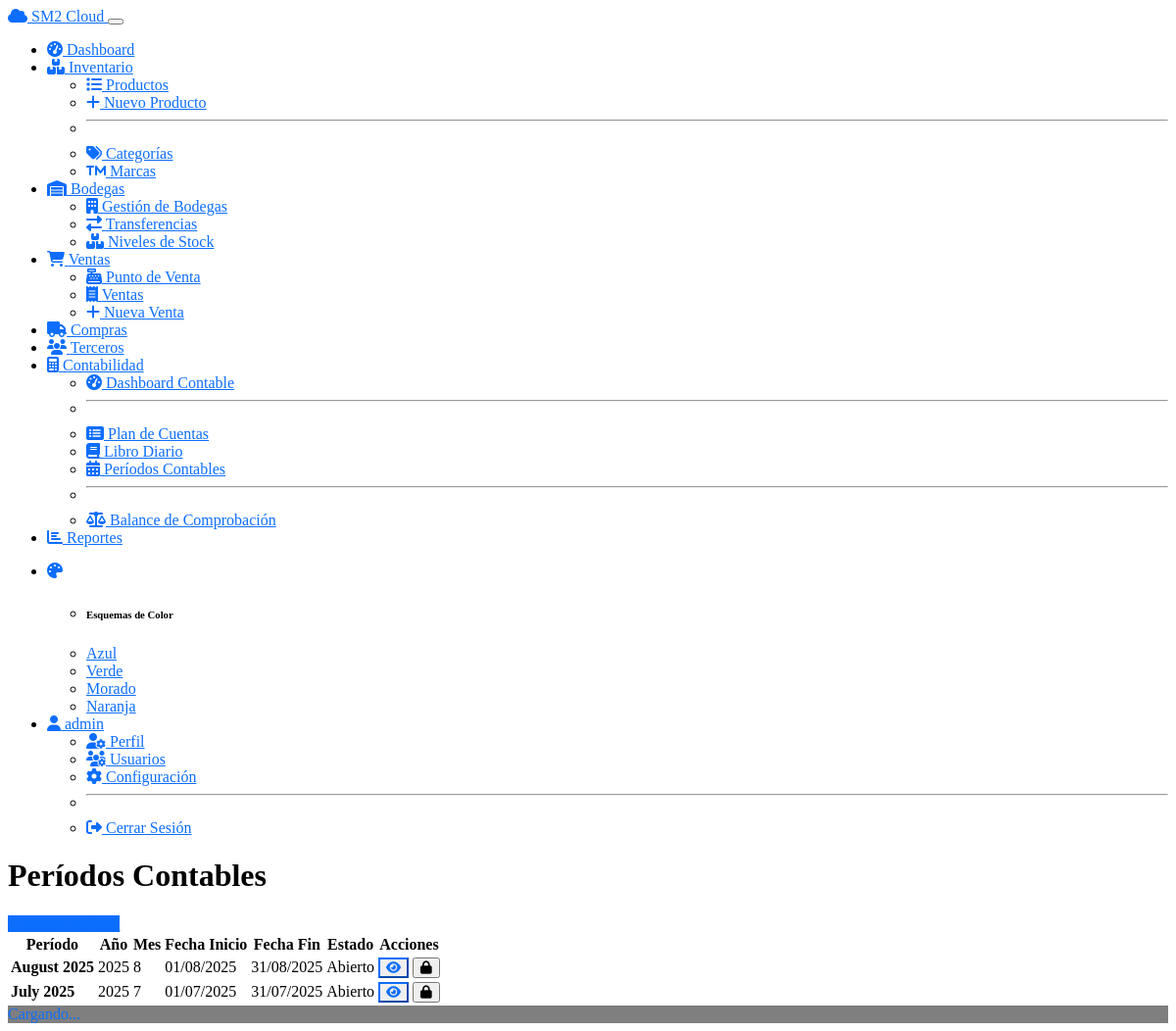
/accounting/periods (signed in), run on the app's committed database.
### models.py (models this page shows)
class AccountingPeriod(db.Model):
    __tablename__ = 'accounting_periods'
    id = db.Column(db.Integer, primary_key=True)
    name = db.Column(db.String(100), nullable=False)  # Ej: "Enero 2024"
    year = db.Column(db.Integer, nullable=False)
    month = db.Column(db.Integer, nullable=False)
    start_date = db.Column(db.Date, nullable=False)
    end_date = db.Column(db.Date, nullable=False)
    is_closed = db.Column(db.Boolean, default=False)
    closed_date = db.Column(db.DateTime)
    closed_by = db.Column(db.Integer, db.ForeignKey('users.id'))
    created_at = db.Column(db.DateTime, default=datetime.utcnow)
    closer = db.relationship('User', backref='closed_periods')
    __table_args__ = (
        db.UniqueConstraint('year', 'month'),
    )

### routes/accounting.py (the view)
@accounting_bp.route('/periods')
def periods():
    periods = AccountingPeriod.query.order_by(
        desc(AccountingPeriod.year),
        desc(AccountingPeriod.month)
    ).all()
    return render_template('accounting/periods.html', periods=periods)

### templates/accounting/periods.html (shortened to what this page needs)
{% extends "base.html" %}
{% block content %}
<div class="d-flex justify-content-between flex-wrap flex-md-nowrap align-items-center pt-3 pb-2 mb-3 border-bottom">
    <h1 class="h2">Períodos Contables</h1>
    <div class="btn-toolbar mb-2 mb-md-0">
        <a href="{{ url_for('accounting.create_period') }}" class="btn btn-primary">
            <i class="fas fa-plus"></i> Nuevo Período
        </a>
    </div>
</div>
<div class="card">
    <div class="card-body">
        {% if periods %}
        <div class="table-responsive">
            <table class="table table-striped">
                <thead class="table-dark">
                    <tr>
                        <th>Período</th>
                        <th>Año</th>
                        <th>Mes</th>
                        <th>Fecha Inicio</th>
                        <th>Fecha Fin</th>
                        <th>Estado</th>
                        <th>Acciones</th>
                    </tr>
                </thead>
                <tbody>
                    {% for period in periods %}
                    <tr>
                        <td><strong>{{ period.name }}</strong></td>
                        <td>{{ period.year }}</td>
                        <td>{{ period.month }}</td>
                        <td>{{ period.start_date.strftime('%d/%m/%Y') }}</td>
                        <td>{{ period.end_date.strftime('%d/%m/%Y') }}</td>
                        <td>
                            {% if period.is_closed %}
                            <span class="badge bg-danger">Cerrado</span>
                            {% else %}
                            <span class="badge bg-success">Abierto</span>
                            {% endif %}
                        </td>
                        <td>
                            <div class="btn-group btn-group-sm">
                                <button type="button" class="btn btn-outline-primary" title="Ver asientos">
                                    <i class="fas fa-eye"></i>
                                </button>
                                {% if not period.is_closed %}
                                <button type="button" class="btn btn-outline-danger" title="Cerrar período">
                                    <i class="fas fa-lock"></i>
                                </button>
                                {% endif %}
                            </div>
                        </td>
                    </tr>
                    {% endfor %}
                </tbody>
            </table>
        </div>
        {% endif %}
    </div>
</div>
{% endblock %}

### static/css/themes.css (style rules this page uses)
:root { --theme-primary: #0d6efd; --theme-primary-rgb: 13, 110, 253; --theme-secondary: #6c757d; --theme-success: #198754; --theme-info: #0dcaf0; --theme-warning: #ffc107; --theme-danger: #dc3545; }
.theme-blue { --theme-primary: #0d6efd; --theme-primary-rgb: 13, 110, 253; --theme-primary-dark: #0b5ed7; --theme-primary-light: #6ea8fe; }
.theme-blue .btn-primary, .theme-green .btn-primary, .theme-purple .btn-primary, .theme-orange .btn-primary { background-color: var(--theme-primary); border-color: var(--theme-primary); }
.theme-blue .btn-outline-primary, .theme-green .btn-outline-primary, .theme-purple .btn-outline-primary, .theme-orange .btn-outline-primary { color: var(--theme-primary); border-color: var(--theme-primary); }
.theme-blue a, .theme-green a, .theme-purple a, .theme-orange a { color: var(--theme-primary); }
.theme-blue, .theme-green, .theme-purple, .theme-orange { transition: all 0.3s ease; }
[data-bs-theme="dark"] .theme-blue, [data-bs-theme="dark"] .theme-green, [data-bs-theme="dark"] .theme-purple, [data-bs-theme="dark"] .theme-orange { --theme-primary-light: var(--theme-primary); }

### data on the page
AccountingPeriod: name "August 2025", year "2025", month "8", start_date "01/08/2025", end_date "31/08/2025", is_closed "Abierto"
AccountingPeriod: name "July 2025", year "2025", month "7", start_date "01/07/2025", end_date "31/07/2025", is_closed "Abierto"

### other printed values
{{ session.username }} "admin"
